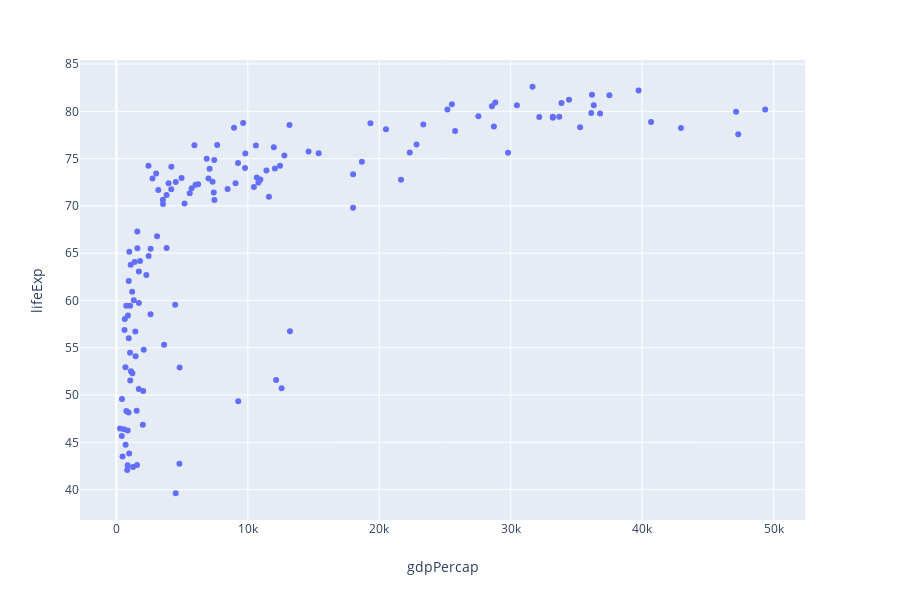

The notebook cell this image was saved under:
### Markdown cell above
### Task 3: Plot Life Expectancy vs GDP per Capita
***
Note: If you are starting the notebook from this task, you can run cells from all the previous tasks in the kernel by going to the top menu and Kernel > Restart and Run All
***

### Code cell
gapminder2007 = gapminder.query("year == 2007")

px.scatter(gapminder2007, x="gdpPercap", y="lifeExp")

### Figure 1 — Plotly figure (JSON) as saved in the notebook; plotly's stock layout.template omitted (floating-point values rounded to 4 significant figures; data arrays with more than 128 entries replaced by an {"elided": "..."} marker saying what was removed)
{"data": [{"hoverlabel": {"namelength": 0}, "hovertemplate": "gdpPercap=%{x}<br>lifeExp=%{y}", "legendgroup": "", "marker": {"color": "#636efa", "symbol": "circle"}, "mode": "markers", "name": "", "showlegend": false, "type": "scatter", "x": {"elided": "142 float values"}, "xaxis": "x", "y": {"elided": "142 float values"}, "yaxis": "y"}], "layout": {"height": 600, "legend": {"tracegroupgap": 0}, "margin": {"t": 60}, "xaxis": {"anchor": "y", "domain": [0, 0.98], "title": {"text": "gdpPercap"}}, "yaxis": {"anchor": "x", "domain": [0, 1], "title": {"text": "lifeExp"}}}}
